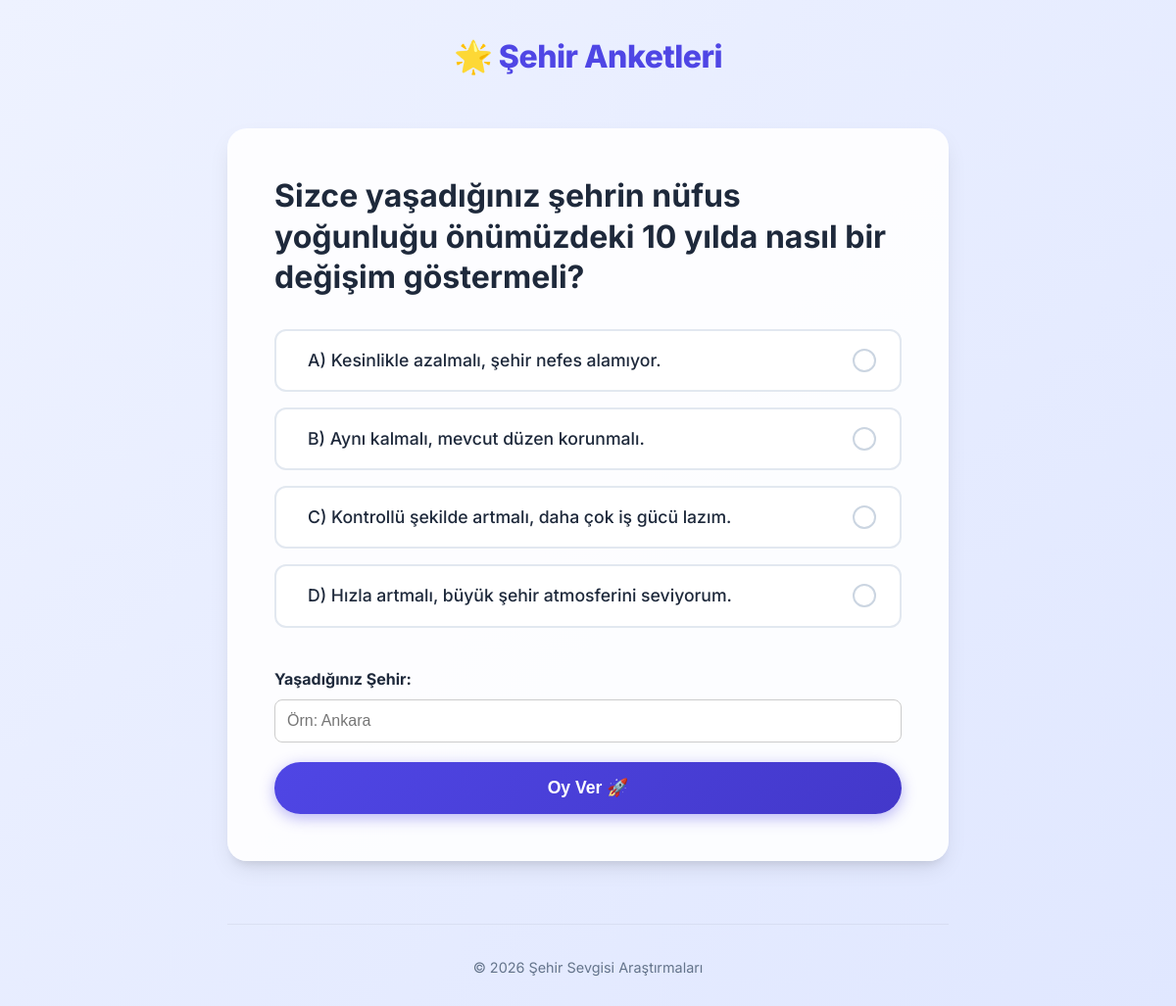
Screenshot of /polls/7/ with the database file from the repository.
### polls/models.py (models this page shows, shortened)
class Question(models.Model):
    question_text = models.CharField(max_length=200, verbose_name="Anket Sorusu")
    pub_date = models.DateTimeField(verbose_name="Yayınlanma Tarihi")

class Choice(models.Model):
    question = models.ForeignKey(Question, on_delete=models.CASCADE)
    choice_text = models.CharField(max_length=200, verbose_name="Seçenek Metni")
    votes = models.IntegerField(default=0, verbose_name="Oy Sayısı")

### polls/views.py (the view)
# urls.py: path("<int:pk>/", views.DetailView.as_view(), name="detail"),
class DetailView(generic.DetailView):
    model = Question
    template_name = "polls/detail.html"

### polls/templates/polls/detail.html (shortened to what this page needs)
{% extends "polls/base.html" %}
{% block content %}
<div class="poll-detail-container">
    <div class="poll-detail-card">
        <h1 class="question-header">{{ question.question_text }}</h1>
        <form action="{% url 'polls:vote' question.id %}" method="post" class="poll-form">
            <div class="options-container">
                {% for choice in question.choice_set.all %}
                <label class="custom-radio-option" for="choice{{ forloop.counter }}">
                    <span class="radio-label-text">{{ choice.choice_text }}</span>
                    <span class="custom-radio-button"></span>
                </label>
                {% endfor %}
            </div>
            <div class="city-input-container" style="margin-top: 20px; margin-bottom: 20px;">
                <label for="city" style="display: block; margin-bottom: 8px; font-weight: bold;">Yaşadığınız Şehir:</label>
                <input type="text" name="city" id="city" placeholder="Örn: Ankara" required
                       style="width: 100%; padding: 12px; border: 1px solid #ccc; border-radius: 8px; font-size: 16px; box-sizing: border-box;">
            </div>
            <button type="submit" class="btn-primary">Oy Ver 🚀</button>
        </form>
    </div>
</div>
{% endblock content %}

### polls/static/polls/style.css (style rules this page uses)
:root { --primary-color: #4F46E5; --primary-hover: #4338CA; --secondary-color: #10B981; --secondary-hover: #059669; --background-gradient-start: #EEF2FF; --background-gradient-end: #E0E7FF; --text-main: #1E293B; --text-muted: #64748B; --card-bg: rgba(255, 255, 255, 0.9); --card-shadow: 0 10px 25px -5px rgba(0, 0, 0, 0.1), 0 8px 10px -6px rgba(0, 0, 0, 0.1); --font-family: 'Inter', sans-serif; --radius-md: 12px; --radius-lg: 20px; --radius-full: 9999px; --transition-speed: 0.3s; }
* { box-sizing: border-box; margin: 0; padding: 0; }
body { font-family: var(--font-family); background: linear-gradient(135deg, var(--background-gradient-start) 0%, var(--background-gradient-end) 100%); color: var(--text-main); line-height: 1.6; min-height: 100vh; display: flex; flex-direction: column; }
h1, h2, h3 { color: var(--text-main); font-weight: 700; }
.poll-detail-card { background: var(--card-bg); border-radius: var(--radius-lg); padding: 3rem; box-shadow: var(--card-shadow); }
.question-header { font-size: 2rem; margin-bottom: 2rem; line-height: 1.3; }
.options-container { display: flex; flex-direction: column; gap: 1rem; margin-bottom: 2.5rem; }
.custom-radio-option { display: flex; align-items: center; padding: 1rem 1.5rem; background: white; border: 2px solid #E2E8F0; border-radius: var(--radius-md); cursor: pointer; transition: all var(--transition-speed); position: relative; }
.radio-label-text { flex-grow: 1; font-size: 1.1rem; font-weight: 500; color: var(--text-main); padding-left: 0.5rem; }
.custom-radio-button { height: 24px; width: 24px; background-color: white; border: 2px solid #CBD5E1; border-radius: 50%; position: relative; transition: all var(--transition-speed); }
.btn-primary, .btn-secondary, .btn-tertiary { display: inline-block; padding: 1rem 2rem; border: none; border-radius: var(--radius-full); font-size: 1.1rem; font-weight: 600; cursor: pointer; text-align: center; text-decoration: none; transition: all 0.2s ease; width: 100%; }
.btn-primary { background: linear-gradient(135deg, var(--primary-color) 0%, var(--primary-hover) 100%); color: white; box-shadow: 0 4px 15px rgba(79, 70, 229, 0.4); }

### rows the page displays
Question: question_text "Sizce yaşadığınız şehrin nüfus yoğunluğu önümüzdeki 10 yılda nasıl bir değişim göstermeli?"
Choice: choice_text "A) Kesinlikle azalmalı, şehir nefes alamıyor."
Choice: choice_text "B) Aynı kalmalı, mevcut düzen korunmalı."
Choice: choice_text "C) Kontrollü şekilde artmalı, daha çok iş gücü lazım."
Choice: choice_text "D) Hızla artmalı, büyük şehir atmosferini seviyorum."
